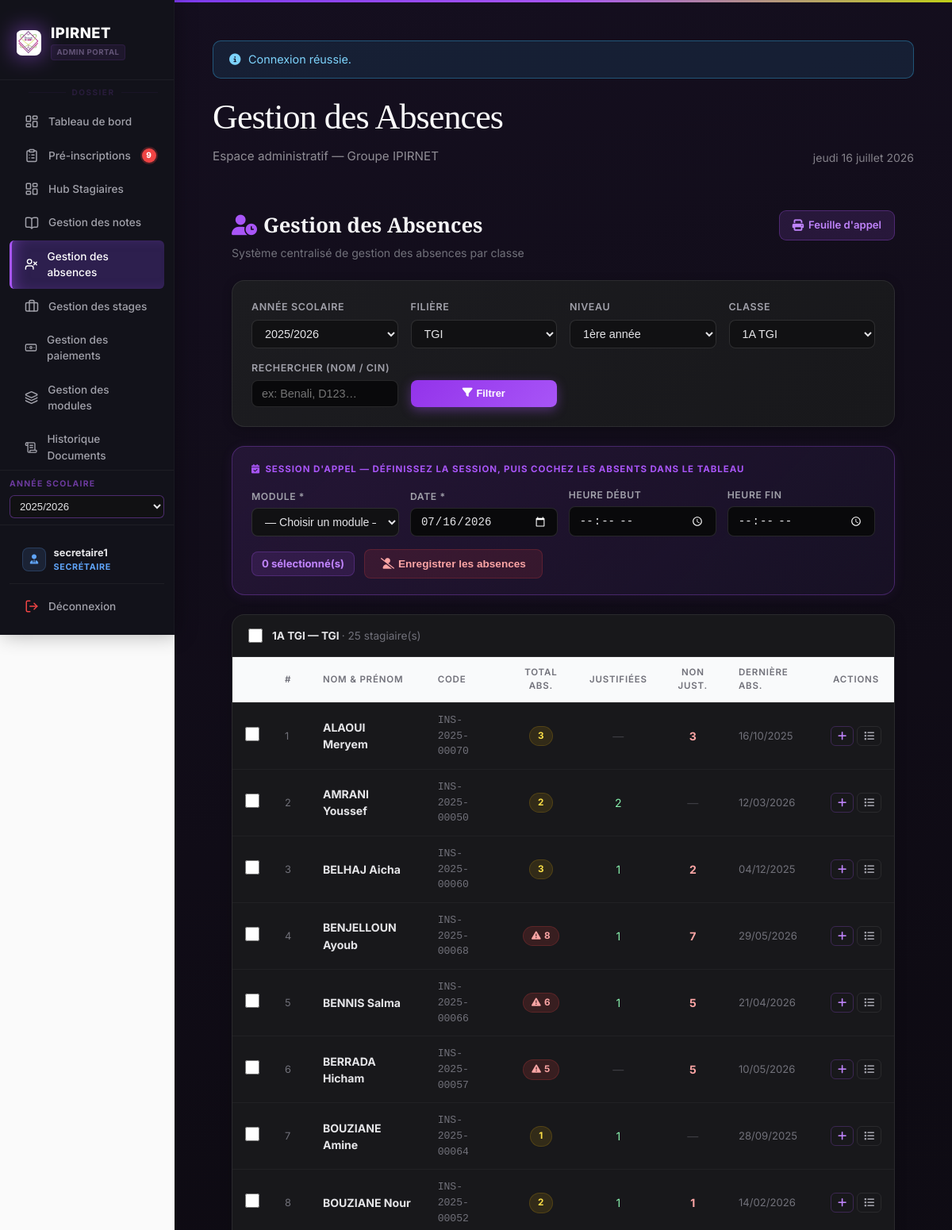
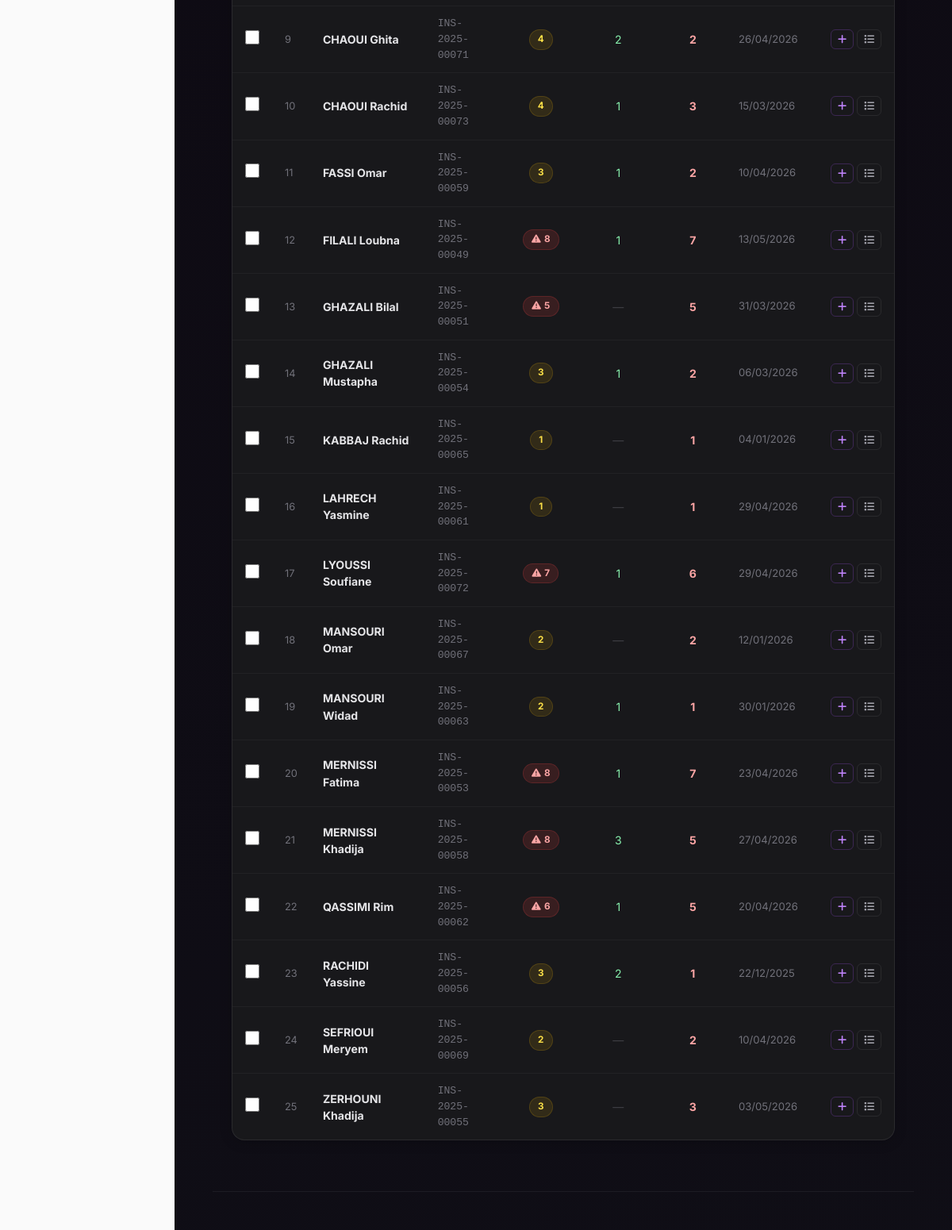
The app's page /gestion_des_stagiaires/absences.php (signed in) with its own data (2 pictures, top to bottom).
### tables this page shows
CREATE TABLE `filieres` (
  `id_filiere` int(10) UNSIGNED NOT NULL,
  `nom_filiere` varchar(255) NOT NULL,
  `niveau` varchar(128) DEFAULT NULL
);

CREATE TABLE `classes` (
  `id_classe` int(10) UNSIGNED NOT NULL,
  `nom_classe` varchar(128) NOT NULL,
  `annee_scolaire` varchar(16) NOT NULL,
  `niveau` varchar(32) NOT NULL DEFAULT '',
  `id_filiere` int(10) UNSIGNED NOT NULL,
  `capacite` int(10) UNSIGNED NOT NULL DEFAULT 30
);

CREATE TABLE `stagiaires` (
  `id_stagiaire` int(10) UNSIGNED NOT NULL,
  `num_inscri` varchar(32) NOT NULL,
  `cin` varchar(8) DEFAULT NULL,
  `nom` varchar(100) NOT NULL,
  `prenom` varchar(100) NOT NULL,
  `date_naissance` date DEFAULT NULL,
  `adresse` varchar(512) DEFAULT NULL,
  `email` varchar(255) DEFAULT NULL,
  `telephone` varchar(15) DEFAULT NULL,
  `telephone_parent` varchar(15) DEFAULT NULL COMMENT 'CDC fiche inscription',
  `nom_tuteur` varchar(255) DEFAULT NULL COMMENT 'Père ou tuteur',
  `sexe` varchar(1) NOT NULL DEFAULT 'M' COMMENT 'M = Masculin, F = Féminin',
  `photo` varchar(512) DEFAULT NULL,
  `date_inscription` date NOT NULL,
  `id_classe` int(10) UNSIGNED NOT NULL,
  `created_at` timestamp NOT NULL DEFAULT current_timestamp(),
  `updated_at` timestamp NULL DEFAULT NULL ON UPDATE current_timestamp(),
  `remise_mensuelle` decimal(10,2) NOT NULL DEFAULT 0.00
);

### gestion_des_stagiaires/absences.php (the view, shortened to what the rows shown need)
<?php
  require __DIR__ . '/includes/bootstrap.php';
  $anneeSelectionnee  = trim((string)($_GET['annee']      ?? ''));
  $idFiliereSelecte   = (int)($_GET['id_filiere'] ?? 0);
  $niveauSelectionne  = trim((string)($_GET['niveau']     ?? ''));
  $idClasseSelecte    = (int)($_GET['id_classe']  ?? 0);
  $toutesLesAnnees = $pdo->query(
      "SELECT DISTINCT annee_scolaire FROM classes WHERE annee_scolaire REGEXP '^[0-9]{4}/[0-9]{4}$' ORDER BY annee_scolaire DESC"
  )->fetchAll(PDO::FETCH_COLUMN);
  if ($anneeSelectionnee === '') {
      $anneeSelectionnee = $_SESSION['global_annee_scolaire'] ?? ($toutesLesAnnees[0] ?? '');
  }
  $toutesLesFilieres = $pdo->query(
      "SELECT DISTINCT f.id_filiere, f.nom_filiere
         FROM filieres f
        INNER JOIN classes c ON c.id_filiere = f.id_filiere
        ORDER BY f.nom_filiere"
  )->fetchAll();
  if ($idFiliereSelecte === 0 && !empty($toutesLesFilieres)) {
      $idFiliereSelecte = (int)$toutesLesFilieres[0]['id_filiere'];
  }
  $tousLesNiveaux = [];
  if ($idFiliereSelecte > 0 && $anneeSelectionnee !== '') {
      $requeteNiveaux = $pdo->prepare("SELECT DISTINCT niveau FROM classes WHERE id_filiere = ? AND annee_scolaire = ? ORDER BY niveau");
      $requeteNiveaux->execute([$idFiliereSelecte, $anneeSelectionnee]);
      $tousLesNiveaux = $requeteNiveaux->fetchAll(PDO::FETCH_COLUMN);
      if (!empty($tousLesNiveaux) && !in_array($niveauSelectionne, $tousLesNiveaux, true)) {
          $niveauSelectionne = $tousLesNiveaux[0];
      }
  }
  if ($idFiliereSelecte > 0 && $anneeSelectionnee !== '' && $niveauSelectionne !== '') {
      $requeteClasses = $pdo->prepare("SELECT id_classe, nom_classe FROM classes WHERE id_filiere = ? AND annee_scolaire = ? AND niveau = ? ORDER BY nom_classe");
      $requeteClasses->execute([$idFiliereSelecte, $anneeSelectionnee, $niveauSelectionne]);
      $toutesLesClasses = $requeteClasses->fetchAll();
      $idsClassesValides = array_map('intval', array_column($toutesLesClasses, 'id_classe'));
      if (!empty($toutesLesClasses) && !in_array($idClasseSelecte, $idsClassesValides, true)) {
          $idClasseSelecte = (int)$toutesLesClasses[0]['id_classe'];
      }
  }
  $stagiaires = [];
  $infoClasse = null;
  if ($idClasseSelecte > 0) {
      $requeteClasse = $pdo->prepare(
          "SELECT c.nom_classe, f.nom_filiere, c.annee_scolaire, c.niveau
             FROM classes c
             JOIN filieres f ON f.id_filiere = c.id_filiere
            WHERE c.id_classe = ?"
      );
      $requeteClasse->execute([$idClasseSelecte]);
      $infoClasse = $requeteClasse->fetch();
      $parametresJointure = [];
      $conditionsJointure = 'a.id_stagiaire = s.id_stagiaire';
      $sqlStagiaires = "SELECT s.id_stagiaire, s.num_inscri, s.nom, s.prenom,
                               COUNT(a.id_absence)                       AS total_absences,
                               SUM(COALESCE(a.est_justifiee, 0))         AS nb_justifiees,
                               COUNT(a.id_absence) - SUM(COALESCE(a.est_justifiee, 0)) AS nb_non_justifiees,
                               MAX(a.date_absence)                       AS derniere_absence
                          FROM stagiaires s
                          LEFT JOIN absences a ON $conditionsJointure
                         WHERE s.id_classe = ?
                         GROUP BY s.id_stagiaire
                         ORDER BY s.nom, s.prenom";
      $parametresFinaux = array_merge($parametresJointure, [$idClasseSelecte]);
      $requeteStagiaires = $pdo->prepare($sqlStagiaires);
      $requeteStagiaires->execute($parametresFinaux);
      $stagiaires = $requeteStagiaires->fetchAll();
  }
  require __DIR__ . '/includes/header.php';
?>
<div style="max-width:1200px;margin:0 auto;padding:1.5rem;">
  <div class="page-header-abs">
    <div>
      <h1><i class="fa-solid fa-user-clock" style="color:#a855f7;margin-right:.5rem;"></i>Gestion des Absences</h1>
    </div>
  </div>
  <div class="abs-filter-card">
    <form method="get" action="absences.php" id="filter-form">
      <div class="abs-filter-grid">
        <label>Niveau
          <select name="niveau" onchange="this.form.submit()" <?= ($idFiliereSelecte === 0 || $anneeSelectionnee === '') ? 'disabled' : '' ?>>
            <?php foreach ($tousLesNiveaux as $niveau): ?>
              <option value="<?= h($niveau) ?>" <?= $niveauSelectionne === $niveau ? 'selected' : '' ?>><?= h($niveau) ?></option>
            <?php endforeach; ?>
          </select>
        </label>
      </div>
    </form>
  </div>
  <?php if ($idClasseSelecte === 0): ?>
  <div class="empty-state">
    <i class="fa-solid fa-users-rectangle"></i>
    <p style="font-size:1.05rem;font-weight:600;color:#71717a;">Sélectionnez une classe pour afficher les absences</p>
    <p style="font-size:.85rem;color:#3f3f46;">Utilisez les filtres ci-dessus : Année → Filière → Niveau → Classe</p>
  </div>
  <?php else: ?>
  <div class="session-panel" id="session-panel">
    <div class="session-panel-title">
      <i class="fa-solid fa-calendar-check"></i> Session d'appel — définissez la session, puis cochez les absents dans le tableau
    </div>
    <div class="session-panel-fields">
      <label>Module *
        <select id="bulk-module" style="color-scheme:dark;">
          <option value="0">— Choisir un module —</option>
        </select>
      </label>
      <label>Date *
        <input type="date" id="bulk-date" value="<?= date('Y-m-d') ?>" style="color-scheme:dark;">
      </label>
      <label>Heure début
        <input type="time" id="bulk-hdebut" style="color-scheme:dark;">
      </label>
      <label>Heure fin
        <input type="time" id="bulk-hfin" style="color-scheme:dark;">
      </label>
    </div>
    <div class="session-panel-actions">
      <span class="session-counter" id="session-counter">0 sélectionné(s)</span>
      <button type="button" class="btn-abs danger" id="btn-enregistrer"
        onclick="faireMarquageAbsentEnMasse()"
        style="padding:.6rem 1.25rem;font-size:.85rem;">
        <i class="fa-solid fa-user-slash"></i>
        <span id="btn-enregistrer-label">Enregistrer les absences</span>
      </button>
    </div>
  </div>
  <div class="abs-table-wrap">
    <div class="abs-table-header">
      <div style="display:flex;align-items:center;gap:.75rem;">
        <input type="checkbox" id="select-all" title="Tout sélectionner" style="accent-color:#a855f7;width:18px;height:18px;cursor:pointer;">
        <span style="font-size:.85rem;font-weight:700;color:#e4e4e7;">
          <?= h((string)$infoClasse['nom_classe']) ?> — <?= h(gds_filiere_code((string)$infoClasse['nom_filiere'])) ?>
          <span style="color:#71717a;font-weight:400;"> · <?= count($stagiaires) ?> stagiaire(s)</span>
        </span>
      </div>
    </div>
    <?php if (empty($stagiaires)): ?>
    <div class="empty-state"><i class="fa-solid fa-users-slash"></i><p>Aucun stagiaire dans cette classe.</p></div>
    <?php else: ?>
    <table class="abs-table">
      <thead>
        <tr>
          <th class="cb-col"></th>
          <th>#</th>
          <th>Nom &amp; Prénom</th>
          <th>Code</th>
          <th style="text-align:center;">Total abs.</th>
          <th style="text-align:center;">Justifiées</th>
          <th style="text-align:center;">Non just.</th>
          <th>Dernière abs.</th>
          <th style="text-align:center;">Actions</th>
        </tr>
      </thead>
      <tbody>
        <?php foreach ($stagiaires as $indexStag => $stag): ?>
        <?php
          $totalAbsStag    = (int)$stag['total_absences'];
          $nbJustifiees    = (int)$stag['nb_justifiees'];
          $nbNonJustifiees = (int)$stag['nb_non_justifiees'];
          $derniereAbsence = $stag['derniere_absence'] ? date('d/m/Y', strtotime($stag['derniere_absence'])) : '—';
          $nomComplet      = strtoupper($stag['nom']) . ' ' . $stag['prenom'];
        ?>
        <tr id="row-<?= (int)$stag['id_stagiaire'] ?>"
            data-sid="<?= (int)$stag['id_stagiaire'] ?>"
            data-total="<?= $totalAbsStag ?>"
            data-just="<?= $nbJustifiees ?>"
            data-nonj="<?= $nbNonJustifiees ?>"
            data-search="<?= h(strtoupper($stag['nom']) . ' ' . strtoupper($stag['prenom']) . ' ' . ($stag['cin'] ?? '') . ' ' . ($stag['num_inscri'] ?? '')) ?>">
          <td class="cb-col">
            <input type="checkbox" class="row-cb" value="<?= (int)$stag['id_stagiaire'] ?>">
          </td>
          <td style="color:#71717a;font-size:.8rem;"><?= $indexStag + 1 ?></td>
          <td style="font-weight:700;">
            <a href="stagiaires.php?id=<?= (int)$stag['id_stagiaire'] ?>" style="color:#e4e4e7;text-decoration:none;" target="_blank">
              <?= h($nomComplet) ?>
            </a>
          </td>
          <td style="color:#71717a;font-size:.82rem;font-family:monospace;"><?= h($stag['num_inscri']) ?></td>
          <td style="text-align:center;" class="col-total">
            <?php if ($totalAbsStag === 0): ?>
              <span class="badge-abs green"><i class="fa-solid fa-check"></i> 0</span>
            <?php elseif ($totalAbsStag >= 5): ?>
              <span class="badge-abs red"><i class="fa-solid fa-triangle-exclamation"></i> <?= $totalAbsStag ?></span>
            <?php else: ?>
              <span class="badge-abs yellow"><?= $totalAbsStag ?></span>
            <?php endif; ?>
          </td>
          <td style="text-align:center;color:#86efac;" class="col-just">
            <?= $nbJustifiees > 0 ? $nbJustifiees : '<span style="color:#3f3f46;">—</span>' ?>
          </td>
          <td style="text-align:center;" class="col-nonj">
            <?= $nbNonJustifiees > 0
              ? '<span style="color:#fca5a5;font-weight:700;">' . $nbNonJustifiees . '</span>'
              : '<span style="color:#3f3f46;">—</span>'
            ?>
          </td>
          <td style="color:#71717a;font-size:.82rem;" class="col-date"><?= $derniereAbsence ?></td>
          <td style="text-align:center;white-space:nowrap;">
            <button type="button" class="icon-btn-sm" title="Ajouter une absence"
              onclick="ouvrirModalAjout(<?= (int)$stag['id_stagiaire'] ?>, '<?= h(addslashes($nomComplet)) ?>')"
              style="color:#c084fc;border-color:rgba(168,85,247,.25);">
              <i class="fa-solid fa-plus"></i>
            </button>
            <button type="button" class="icon-btn-sm" title="Voir le détail des absences"
              onclick="ouvrirModalDetail(<?= (int)$stag['id_stagiaire'] ?>, '<?= h(addslashes($nomComplet)) ?>')">
              <i class="fa-solid fa-list"></i>
            </button>
          </td>
        </tr>
        <?php endforeach; ?>
      </tbody>
    </table>
    <?php endif; ?>
  </div>
  <?php endif; ?>
</div>
<?php require __DIR__ . '/includes/footer.php'; ?>

### records on screen
filieres: niveau "1ère année"
classes: nom_classe "1A TGI", id_filiere.nom_filiere "TGI"
stagiaires: nomComplet "ALAOUI Meryem", num_inscri "INS-2025-00070", totalAbsStag "3", nbNonJustifiees "3", derniereAbsence "16/10/2025"
stagiaires: nomComplet "AMRANI Youssef", num_inscri "INS-2025-00050", totalAbsStag "2", nbJustifiees "2", derniereAbsence "12/03/2026"
stagiaires: nomComplet "BELHAJ Aicha", num_inscri "INS-2025-00060", totalAbsStag "3", nbJustifiees "1", nbNonJustifiees "2", derniereAbsence "04/12/2025"
stagiaires: nomComplet "BENJELLOUN Ayoub", num_inscri "INS-2025-00068", totalAbsStag "8", nbJustifiees "1", nbNonJustifiees "7", derniereAbsence "29/05/2026"
stagiaires: nomComplet "BENNIS Salma", num_inscri "INS-2025-00066", totalAbsStag "6", nbJustifiees "1", nbNonJustifiees "5", derniereAbsence "21/04/2026"
stagiaires: nomComplet "BERRADA Hicham", num_inscri "INS-2025-00057", totalAbsStag "5", nbNonJustifiees "5", derniereAbsence "10/05/2026"
stagiaires: nomComplet "BOUZIANE Amine", num_inscri "INS-2025-00064", totalAbsStag "1", nbJustifiees "1", derniereAbsence "28/09/2025"
stagiaires: nomComplet "BOUZIANE Nour", num_inscri "INS-2025-00052", totalAbsStag "2", nbJustifiees "1", nbNonJustifiees "1", derniereAbsence "14/02/2026"
stagiaires: nomComplet "CHAOUI Ghita", num_inscri "INS-2025-00071", totalAbsStag "4", nbJustifiees "2", nbNonJustifiees "2", derniereAbsence "26/04/2026"
stagiaires: nomComplet "CHAOUI Rachid", num_inscri "INS-2025-00073", totalAbsStag "4", nbJustifiees "1", nbNonJustifiees "3", derniereAbsence "15/03/2026"
stagiaires: nomComplet "FASSI Omar", num_inscri "INS-2025-00059", totalAbsStag "3", nbJustifiees "1", nbNonJustifiees "2", derniereAbsence "10/04/2026"
stagiaires: nomComplet "FILALI Loubna", num_inscri "INS-2025-00049", totalAbsStag "8", nbJustifiees "1", nbNonJustifiees "7", derniereAbsence "13/05/2026"
stagiaires: nomComplet "GHAZALI Bilal", num_inscri "INS-2025-00051", totalAbsStag "5", nbNonJustifiees "5", derniereAbsence "31/03/2026"
stagiaires: nomComplet "GHAZALI Mustapha", num_inscri "INS-2025-00054", totalAbsStag "3", nbJustifiees "1", nbNonJustifiees "2", derniereAbsence "06/03/2026"
stagiaires: nomComplet "KABBAJ Rachid", num_inscri "INS-2025-00065", totalAbsStag "1", nbNonJustifiees "1", derniereAbsence "04/01/2026"
stagiaires: nomComplet "LAHRECH Yasmine", num_inscri "INS-2025-00061", totalAbsStag "1", nbNonJustifiees "1", derniereAbsence "29/04/2026"
stagiaires: nomComplet "LYOUSSI Soufiane", num_inscri "INS-2025-00072", totalAbsStag "7", nbJustifiees "1", nbNonJustifiees "6", derniereAbsence "29/04/2026"
stagiaires: nomComplet "MANSOURI Omar", num_inscri "INS-2025-00067", totalAbsStag "2", nbNonJustifiees "2", derniereAbsence "12/01/2026"
stagiaires: nomComplet "MANSOURI Widad", num_inscri "INS-2025-00063", totalAbsStag "2", nbJustifiees "1", nbNonJustifiees "1", derniereAbsence "30/01/2026"
stagiaires: nomComplet "MERNISSI Fatima", num_inscri "INS-2025-00053", totalAbsStag "8", nbJustifiees "1", nbNonJustifiees "7", derniereAbsence "23/04/2026"
stagiaires: nomComplet "MERNISSI Khadija", num_inscri "INS-2025-00058", totalAbsStag "8", nbJustifiees "3", nbNonJustifiees "5", derniereAbsence "27/04/2026"
stagiaires: nomComplet "QASSIMI Rim", num_inscri "INS-2025-00062", totalAbsStag "6", nbJustifiees "1", nbNonJustifiees "5", derniereAbsence "20/04/2026"
stagiaires: nomComplet "RACHIDI Yassine", num_inscri "INS-2025-00056", totalAbsStag "3", nbJustifiees "2", nbNonJustifiees "1", derniereAbsence "22/12/2025"
stagiaires: nomComplet "SEFRIOUI Meryem", num_inscri "INS-2025-00069", totalAbsStag "2", nbNonJustifiees "2", derniereAbsence "10/04/2026"
stagiaires: nomComplet "ZERHOUNI Khadija", num_inscri "INS-2025-00055", totalAbsStag "3", nbNonJustifiees "3", derniereAbsence "03/05/2026"

### other values on screen
$notifDots['demandes'] "9"
$__nomUtilisateur "secretaire1"
$__libelleRole "SECRÉTAIRE"
$flash['msg'] "Connexion réussie."
$pageTitle "Gestion des Absences"
$gdsFrenchDate() "jeudi 16 juillet 2026"
count($stagiaires) "25"
form field global_annee_value "2025/2026"
form field annee "2025/2026"
form field id_filiere "TGI"
form field id_classe "1A TGI"
